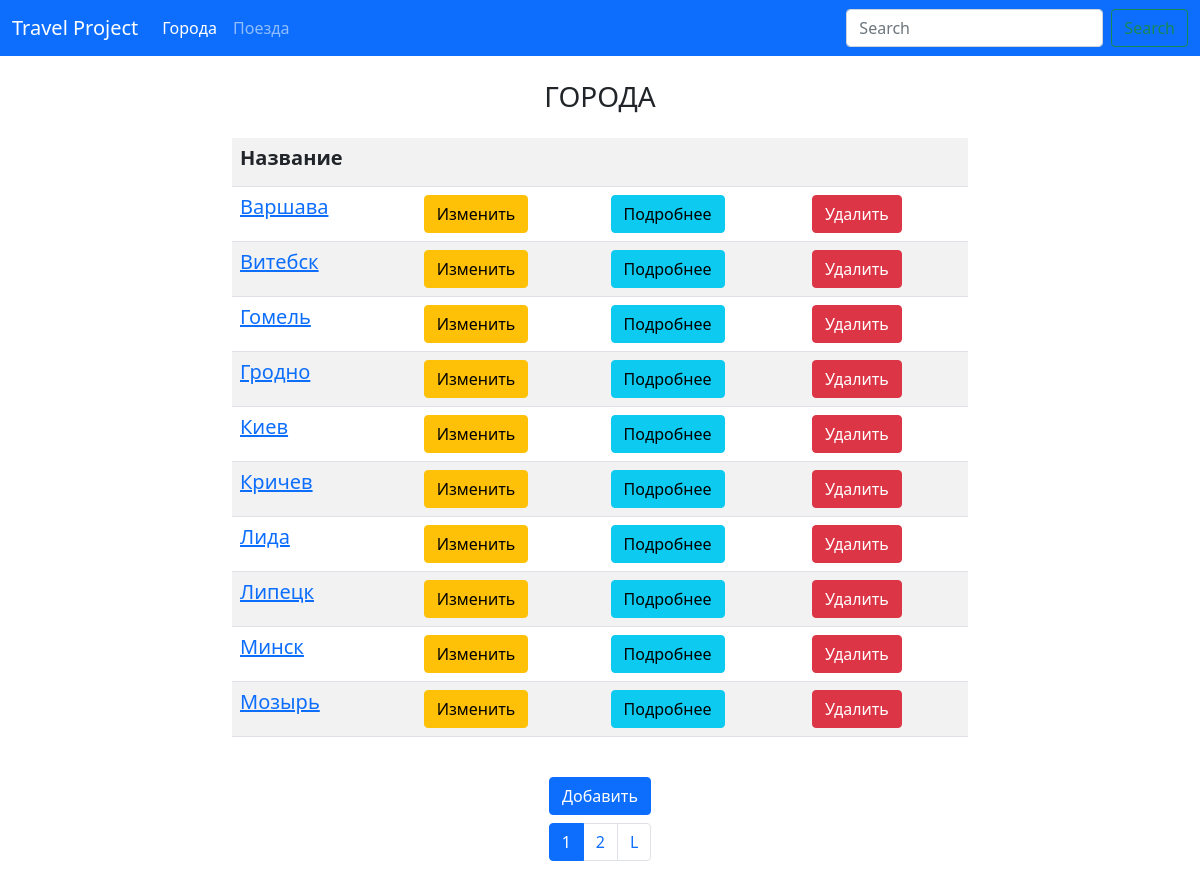
The app's page /cities/, older data.
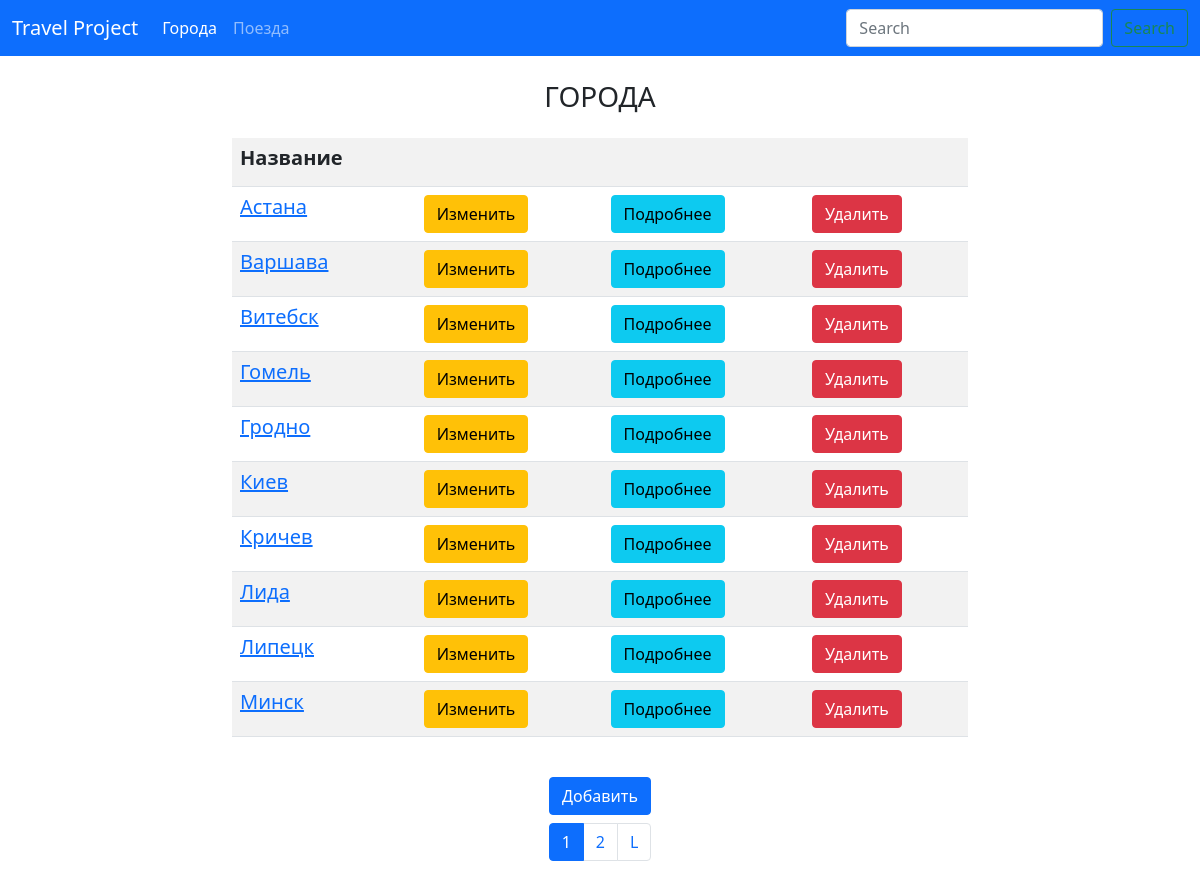
The same page, newer data.
### cities/models.py (models this page shows, shortened)
class City(models.Model):
    name = models.CharField(max_length=40, unique=True, verbose_name='Название города')
    class Meta:
        verbose_name = 'Город'
        verbose_name_plural = 'Города'
        ordering = ['name',]

### cities/views.py (the view)
# urls.py: path('', views.CityListView.as_view(), name='home'),
class CityListView(ListView):
    paginate_by = 10
    model = City
    template_name = 'cities/home.html'

### cities/templates/cities/home.html (shortened to what this page needs)
{% extends 'base.html' %}
{% block bodydata %}
    <h3 class="my-4 text-center">ГОРОДА</h3>
    <div class="row my-4">
        <div class="col-md ">
            <table class="table table-striped">
                <tr>
                    <td><h5><strong>Название</strong></h5></td>
                    <td></td>
                    <td></td>
                    <td></td>
                </tr>
                {% for item in page_obj %}
                    <tr>
                        <td>
                            <a href="{% url 'cities:detail' pk=item.pk %}">
                                <h5>{{ item.name }}</h5>
                            </a>
                        </td>
                        <td>
                            <a href="{% url 'cities:update' pk=item.pk %}">
                                <button type="button" class="btn btn-warning">
                                    Изменить
                                </button>
                            </a>
                        </td>
                        <td>
                            <a href="https://google.com/search?q={{ item.name }}">
                                <button type="button" class="btn btn-info">
                                    Подробнее
                                </button>
                            </a>
                        </td>
                        <td>
                            <a href="{% url 'cities:delete' pk=item.pk %}">
                                <button type="button" class="btn btn-danger">
                                    Удалить
                                </button>
                            </a>
                        </td>
                    </tr>
                {% endfor %}
            </table>
        </div>
    </div>
    <div class="text-center">
        <a href="{% url 'cities:add' %}">
            <button type="button" class="btn btn-primary my-0">
                Добавить
            </button>
        </a>
    </div>
    <div class="pagination justify-content-center my-2">
        <li class="page-item active" aria-current="page">
            <a class="page-link" href="">{{ page_obj.number }}</a>
        </li>
        {% if page_obj.has_next %}
            <li class="page-item">
                <a class="page-link" href="?page={{ page_obj.next_page_number }}">{{ page_obj.next_page_number }}</a>
            </li>
            <li class="page-item">
                <a class="page-link" href="?page={{ page_obj.paginator.num_pages }}">L</a>
            </li>
        {% endif %}
    </div>
{% endblock %}

Row changes from the older to the newer data that the page shows:
no longer on this page (row unchanged): City: name "Мозырь"
added City: name "Астана"
